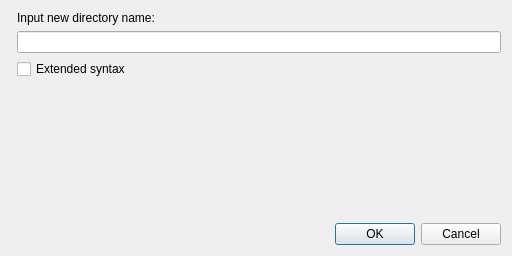
<?xml version="1.0" encoding="UTF-8"?>
<ui version="4.0">
 <class>CreateNewDirectory</class>
 <widget class="QDialog" name="CreateNewDirectory">
  <property name="windowModality">
   <enum>Qt::WindowModal</enum>
  </property>
  <property name="geometry">
   <rect>
    <x>0</x>
    <y>0</y>
    <width>512</width>
    <height>256</height>
   </rect>
  </property>
  <property name="sizePolicy">
   <sizepolicy hsizetype="Fixed" vsizetype="Fixed">
    <horstretch>0</horstretch>
    <verstretch>0</verstretch>
   </sizepolicy>
  </property>
  <property name="minimumSize">
   <size>
    <width>512</width>
    <height>254</height>
   </size>
  </property>
  <property name="maximumSize">
   <size>
    <width>512</width>
    <height>256</height>
   </size>
  </property>
  <property name="baseSize">
   <size>
    <width>512</width>
    <height>256</height>
   </size>
  </property>
  <property name="windowTitle">
   <string>Create symbolic link</string>
  </property>
  <property name="sizeGripEnabled">
   <bool>false</bool>
  </property>
  <property name="modal">
   <bool>true</bool>
  </property>
  <layout class="QVBoxLayout" name="verticalLayout">
   <property name="sizeConstraint">
    <enum>QLayout::SetDefaultConstraint</enum>
   </property>
   <item>
    <layout class="QFormLayout" name="formLayout">
     <item row="0" column="1">
      <widget class="QLabel" name="labelInputNewDirectoryName">
       <property name="text">
        <string>Input new directory name:</string>
       </property>
       <property name="buddy">
        <cstring>lineInputNewDirectoryName</cstring>
       </property>
      </widget>
     </item>
     <item row="2" column="1">
      <widget class="QLineEdit" name="lineInputNewDirectoryName"/>
     </item>
     <item row="3" column="1">
      <widget class="QCheckBox" name="checkBoxExtendedSyntax">
       <property name="text">
        <string>Extended syntax</string>
       </property>
      </widget>
     </item>
    </layout>
   </item>
   <item>
    <widget class="QDialogButtonBox" name="buttonBox">
     <property name="orientation">
      <enum>Qt::Horizontal</enum>
     </property>
     <property name="standardButtons">
      <set>QDialogButtonBox::Cancel|QDialogButtonBox::Ok</set>
     </property>
    </widget>
   </item>
  </layout>
 </widget>
 <tabstops>
  <tabstop>lineInputNewDirectoryName</tabstop>
  <tabstop>checkBoxExtendedSyntax</tabstop>
 </tabstops>
 <resources/>
 <connections>
  <connection>
   <sender>buttonBox</sender>
   <signal>accepted()</signal>
   <receiver>CreateNewDirectory</receiver>
   <slot>accept()</slot>
   <hints>
    <hint type="sourcelabel">
     <x>229</x>
     <y>336</y>
    </hint>
    <hint type="destinationlabel">
     <x>157</x>
     <y>255</y>
    </hint>
   </hints>
  </connection>
  <connection>
   <sender>buttonBox</sender>
   <signal>rejected()</signal>
   <receiver>CreateNewDirectory</receiver>
   <slot>reject()</slot>
   <hints>
    <hint type="sourcelabel">
     <x>297</x>
     <y>336</y>
    </hint>
    <hint type="destinationlabel">
     <x>286</x>
     <y>255</y>
    </hint>
   </hints>
  </connection>
 </connections>
 <slots>
  <slot>create_symbolic_link()</slot>
 </slots>
</ui>
